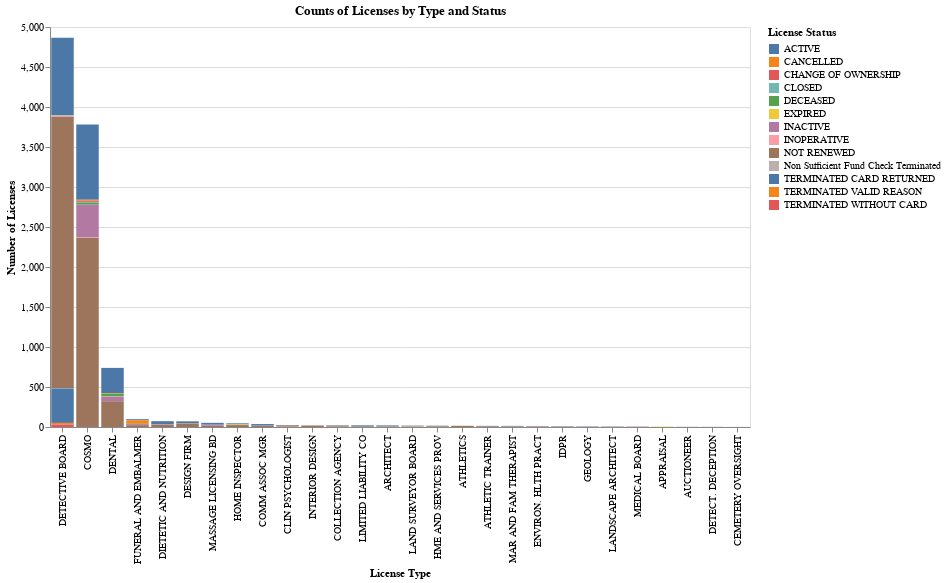

Notebook code cell kept with this figure:
### Code cell
# pick the closest-matching column names
type_col = [c for c in df.columns if 'type' in c][0]
status_col = [c for c in df.columns if 'status' in c][0]

summary = (
    df.groupby([type_col, status_col])
      .size()
      .reset_index(name='count')
)

chart1 = alt.Chart(summary).mark_bar().encode(
    x=alt.X(f'{type_col}:N', sort='-y', title='License Type'),
    y=alt.Y('count:Q', title='Number of Licenses'),
    color=alt.Color(f'{status_col}:N', title='License Status'),
    tooltip=[type_col, status_col, 'count']
).properties(
    title='Counts of Licenses by Type and Status',
    width=700,
    height=400
)

chart1

### Figure 1 — Vega-Lite specification as saved in the notebook (floating-point values rounded to 4 significant figures)
{"config": {"view": {"continuousWidth": 300, "continuousHeight": 300}}, "data": {"name": "data-690b99695588ac76e549b6dc0f2c41a6"}, "mark": {"type": "bar"}, "encoding": {"color": {"field": "license_status", "title": "License Status", "type": "nominal"}, "tooltip": [{"field": "license_type", "type": "nominal"}, {"field": "license_status", "type": "nominal"}, {"field": "count", "type": "quantitative"}], "x": {"field": "license_type", "sort": "-y", "title": "License Type", "type": "nominal"}, "y": {"field": "count", "title": "Number of Licenses", "type": "quantitative"}}, "height": 400, "title": "Counts of Licenses by Type and Status", "width": 700, "$schema": "https://vega.github.io/schema/vega-lite/v5.20.1.json", "datasets": {"data-690b99695588ac76e549b6dc0f2c41a6": [{"license_type": "APPRAISAL", "license_status": "EXPIRED", "count": 5}, {"license_type": "ARCHITECT", "license_status": "ACTIVE", "count": 8}, {"license_type": "ARCHITECT", "license_status": "DECEASED", "count": 1}, {"license_type": "ARCHITECT", "license_status": "INACTIVE", "count": 5}, {"license_type": "ARCHITECT", "license_status": "NOT RENEWED", "count": 6}, {"license_type": "ATHLETIC TRAINER", "license_status": "ACTIVE", "count": 6}, {"license_type": "ATHLETIC TRAINER", "license_status": "NOT RENEWED", "count": 8}, {"license_type": "ATHLETICS", "license_status": "NOT RENEWED", "count": 15}, {"license_type": "AUCTIONEER", "license_status": "ACTIVE", "count": 1}, {"license_type": "AUCTIONEER", "license_status": "NOT RENEWED", "count": 1}, {"license_type": "CEMETERY OVERSIGHT", "license_status": "NOT RENEWED", "count": 1}, {"license_type": "CLIN PSYCHOLOGIST", "license_status": "ACTIVE", "count": 9}, {"license_type": "CLIN PSYCHOLOGIST", "license_status": "CANCELLED", "count": 5}, {"license_type": "CLIN PSYCHOLOGIST", "license_status": "INACTIVE", "count": 3}, {"license_type": "CLIN PSYCHOLOGIST", "license_status": "NOT RENEWED", "count": 7}, {"license_type": "COLLECTION AGENCY", "license_status": "ACTIVE", "count": 7}, {"license_type": "COLLECTION AGENCY", "license_status": "CANCELLED", "count": 2}, {"license_type": "COLLECTION AGENCY", "license_status": "CHANGE OF OWNERSHIP", "count": 1}, {"license_type": "COLLECTION AGENCY", "license_status": "CLOSED", "count": 2}, {"license_type": "COLLECTION AGENCY", "license_status": "INOPERATIVE", "count": 1}, {"license_type": "COLLECTION AGENCY", "license_status": "NOT RENEWED", "count": 8}, {"license_type": "COMM ASSOC MGR", "license_status": "ACTIVE", "count": 19}, {"license_type": "COMM ASSOC MGR", "license_status": "INACTIVE", "count": 2}, {"license_type": "COMM ASSOC MGR", "license_status": "NOT RENEWED", "count": 16}, {"license_type": "COSMO", "license_status": "ACTIVE", "count": 940}, {"license_type": "COSMO", "license_status": "CANCELLED", "count": 12}, {"license_type": "COSMO", "license_status": "CHANGE OF OWNERSHIP", "count": 15}, {"license_type": "COSMO", "license_status": "CLOSED", "count": 12}, {"license_type": "COSMO", "license_status": "DECEASED", "count": 23}, {"license_type": "COSMO", "license_status": "INACTIVE", "count": 412}, {"license_type": "COSMO", "license_status": "INOPERATIVE", "count": 3}, {"license_type": "COSMO", "license_status": "NOT RENEWED", "count": 2363}, {"license_type": "COSMO", "license_status": "Non Sufficient Fund Check Terminated", "count": 1}, {"license_type": "DENTAL", "license_status": "ACTIVE", "count": 316}, {"license_type": "DENTAL", "license_status": "CANCELLED", "count": 7}, {"license_type": "DENTAL", "license_status": "DECEASED", "count": 31}, {"license_type": "DENTAL", "license_status": "EXPIRED", "count": 4}, {"license_type": "DENTAL", "license_status": "INACTIVE", "count": 58}, {"license_type": "DENTAL", "license_status": "INOPERATIVE", "count": 1}, {"license_type": "DENTAL", "license_status": "NOT RENEWED", "count": 322}, {"license_type": "DESIGN FIRM", "license_status": "ACTIVE", "count": 23}, {"license_type": "DESIGN FIRM", "license_status": "CANCELLED", "count": 2}, {"license_type": "DESIGN FIRM", "license_status": "CLOSED", "count": 2}, {"license_type": "DESIGN FIRM", "license_status": "NOT RENEWED", "count": 44}, {"license_type": "DETECT. DECEPTION", "license_status": "NOT RENEWED", "count": 2}, {"license_type": "DETECTIVE BOARD", "license_status": "ACTIVE", "count": 971}, {"license_type": "DETECTIVE BOARD", "license_status": "CANCELLED", "count": 2}, {"license_type": "DETECTIVE BOARD", "license_status": "CLOSED", "count": 3}, {"license_type": "DETECTIVE BOARD", "license_status": "DECEASED", "count": 1}, {"license_type": "DETECTIVE BOARD", "license_status": "INACTIVE", "count": 1}, {"license_type": "DETECTIVE BOARD", "license_status": "INOPERATIVE", "count": 11}, {"license_type": "DETECTIVE BOARD", "license_status": "NOT RENEWED", "count": 3395}, {"license_type": "DETECTIVE BOARD", "license_status": "Non Sufficient Fund Check Terminated", "count": 1}, {"license_type": "DETECTIVE BOARD", "license_status": "TERMINATED CARD RETURNED", "count": 431}, {"license_type": "DETECTIVE BOARD", "license_status": "TERMINATED VALID REASON", "count": 19}, {"license_type": "DETECTIVE BOARD", "license_status": "TERMINATED WITHOUT CARD", "count": 32}, {"license_type": "DIETETIC AND NUTRITION", "license_status": "ACTIVE", "count": 37}, {"license_type": "DIETETIC AND NUTRITION", "license_status": "CANCELLED", "count": 1}, {"license_type": "DIETETIC AND NUTRITION", "license_status": "INACTIVE", "count": 7}, {"license_type": "DIETETIC AND NUTRITION", "license_status": "NOT RENEWED", "count": 28}, {"license_type": "ENVIRON. HLTH PRACT", "license_status": "ACTIVE", "count": 3}, {"license_type": "ENVIRON. HLTH PRACT", "license_status": "EXPIRED", "count": 1}, {"license_type": "ENVIRON. HLTH PRACT", "license_status": "INACTIVE", "count": 4}, {"license_type": "ENVIRON. HLTH PRACT", "license_status": "NOT RENEWED", "count": 5}, {"license_type": "FUNERAL AND EMBALMER", "license_status": "ACTIVE", "count": 14}, {"license_type": "FUNERAL AND EMBALMER", "license_status": "CANCELLED", "count": 44}, {"license_type": "FUNERAL AND EMBALMER", "license_status": "DECEASED", "count": 4}, {"license_type": "FUNERAL AND EMBALMER", "license_status": "INACTIVE", "count": 13}, {"license_type": "FUNERAL AND EMBALMER", "license_status": "NOT RENEWED", "count": 23}, {"license_type": "GEOLOGY", "license_status": "ACTIVE", "count": 5}, {"license_type": "GEOLOGY", "license_status": "INACTIVE", "count": 1}, {"license_type": "GEOLOGY", "license_status": "NOT RENEWED", "count": 1}, {"license_type": "HME AND SERVICES PROV", "license_status": "ACTIVE", "count": 5}, {"license_type": "HME AND SERVICES PROV", "license_status": "CHANGE OF OWNERSHIP", "count": 1}, {"license_type": "HME AND SERVICES PROV", "license_status": "CLOSED", "count": 2}, {"license_type": "HME AND SERVICES PROV", "license_status": "NOT RENEWED", "count": 8}, {"license_type": "HOME INSPECTOR", "license_status": "ACTIVE", "count": 14}, {"license_type": "HOME INSPECTOR", "license_status": "EXPIRED", "count": 8}, {"license_type": "HOME INSPECTOR", "license_status": "NOT RENEWED", "count": 24}, {"license_type": "IDPR", "license_status": "ACTIVE", "count": 6}, {"license_type": "IDPR", "license_status": "CANCELLED", "count": 1}, {"license_type": "IDPR", "license_status": "NOT RENEWED", "count": 2}, {"license_type": "INTERIOR DESIGN", "license_status": "ACTIVE", "count": 2}, {"license_type": "INTERIOR DESIGN", "license_status": "CANCELLED", "count": 1}, {"license_type": "INTERIOR DESIGN", "license_status": "INACTIVE", "count": 5}, {"license_type": "INTERIOR DESIGN", "license_status": "NOT RENEWED", "count": 14}, {"license_type": "LAND SURVEYOR BOARD", "license_status": "ACTIVE", "count": 5}, {"license_type": "LAND SURVEYOR BOARD", "license_status": "CANCELLED", "count": 1}, {"license_type": "LAND SURVEYOR BOARD", "license_status": "EXPIRED", "count": 3}, {"license_type": "LAND SURVEYOR BOARD", "license_status": "INACTIVE", "count": 4}, {"license_type": "LAND SURVEYOR BOARD", "license_status": "NOT RENEWED", "count": 4}, {"license_type": "LANDSCAPE ARCHITECT", "license_status": "ACTIVE", "count": 3}, {"license_type": "LANDSCAPE ARCHITECT", "license_status": "INACTIVE", "count": 2}, {"license_type": "LANDSCAPE ARCHITECT", "license_status": "NOT RENEWED", "count": 2}, {"license_type": "LIMITED LIABILITY CO", "license_status": "ACTIVE", "count": 15}, {"license_type": "LIMITED LIABILITY CO", "license_status": "NOT RENEWED", "count": 6}, {"license_type": "MAR AND FAM THERAPIST", "license_status": "ACTIVE", "count": 7}, {"license_type": "MAR AND FAM THERAPIST", "license_status": "INACTIVE", "count": 1}, {"license_type": "MAR AND FAM THERAPIST", "license_status": "NOT RENEWED", "count": 6}, {"license_type": "MASSAGE LICENSING BD", "license_status": "ACTIVE", "count": 23}, {"license_type": "MASSAGE LICENSING BD", "license_status": "INACTIVE", "count": 12}, {"license_type": "MASSAGE LICENSING BD", "license_status": "NOT RENEWED", "count": 17}, {"license_type": "MEDICAL BOARD", "license_status": "ACTIVE", "count": 1}, {"license_type": "MEDICAL BOARD", "license_status": "INACTIVE", "count": 2}, {"license_type": "MEDICAL BOARD", "license_status": "NOT RENEWED", "count": 3}]}}
